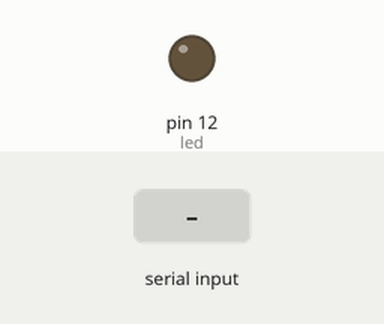
Recording of a sketch running on a simulated Arduino Uno, built with avr-gcc and run on an emulated ATmega328P. Shown: output pins drawn as LEDs (lit = HIGH). The test bench sets the inputs (shaded band).

Above: at 1.2 s.
1.3 s: "1" received over Serial
At 2.5 s:
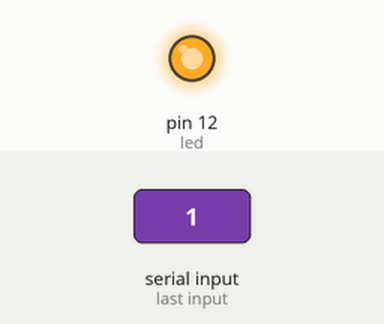
2.8 s: "0" received over Serial
At 3.9 s:
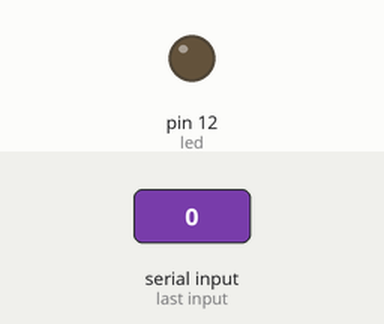
Timing chart, 0 to 5.8 s (numbered marks = the images above; inputs shaded):
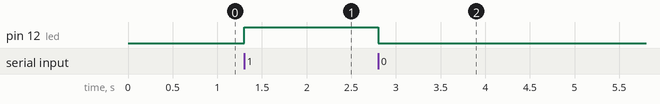

Measured:
- after the input at 1.3 s, pin 12 (led): LOW → HIGH at once
- after the input at 2.8 s, pin 12 (led): HIGH → LOW at once

The sketch:

5._serial_monitor_using.ino
```cpp
// Serial Monitor Using
// If we send 1 then led will be HIGH
// If we send 0 then led will be low

int sms;
int led = 12;
void setup() {
  Serial.begin(9600);
  pinMode(led, OUTPUT);
}

void loop() {
  if(Serial.available() != 0){
    sms = Serial.read();    // Reads data sended from the serial monitor

    if(sms == '1'){
      digitalWrite(led, HIGH);
    }
    else if(sms == '0'){
      digitalWrite(led, LOW);
    }
  }


}
```
